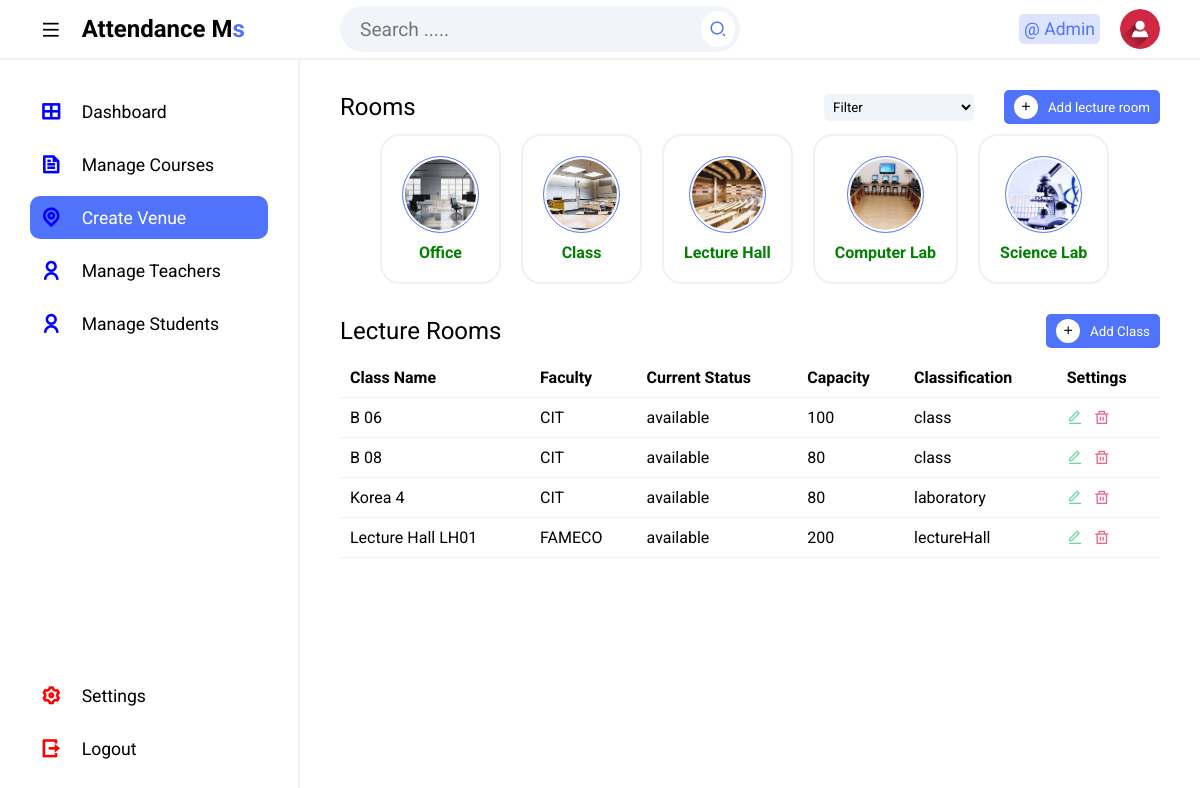
The app's page /Admin/createVenue.php (signed in) with its own data.
### tables this page shows
CREATE TABLE `tblvenue` (
  `ID` int(10) NOT NULL,
  `className` varchar(50) NOT NULL,
  `facultyCode` varchar(50) NOT NULL,
  `currentStatus` varchar(50) NOT NULL,
  `capacity` int(10) NOT NULL,
  `classification` varchar(50) NOT NULL,
  `dateCreated` date NOT NULL
);

### Admin/createVenue.php (the view, shortened to what this page needs)
<?php
include '../Includes/dbcon.php';
?>
<!DOCTYPE html>
<html lang="en">
<head>
  <link rel="stylesheet" href="css/styles.css">
  <link href="https://cdnjs.cloudflare.com/ajax/libs/remixicon/4.2.0/remixicon.css" rel="stylesheet">
</head>
<body>
<?php include 'includes/topbar.php'?>
<section class="main">
<?php include 'includes/sidebar.php';?>
 <div class="main--content">
 <div class="rooms">
                <div class="title">
                    <h2 class="section--title">Rooms</h2>
                    <div class="rooms--right--btns">
                        <select name="date" id="date" class="dropdown room--filter">
                            <option >Filter</option>
                        </select>
                        <button id="addClass1" class="add"><i class="ri-add-line"></i>Add lecture room</button>
                    </div>
                </div>
                <div class="rooms--cards">
                    <a href="#" class="room--card">
                        <div class="img--box--cover">
                            <div class="img--box">
                            <img src="img/office image.jpeg" alt="">
                            </div>
                        </div>
                        <p class="free">Office</p>
                    </a>
                    <a href="#" class="room--card">
                        <div class="img--box--cover">
                            <div class="img--box">
                            <img src="img/class.jpeg" alt="">
                            </div>
                        </div>
                        <p class="free">Class</p>
                    </a>
                    <a href="#" class="room--card">
                        <div class="img--box--cover">
                            <div class="img--box">
                                <img src="img/lecture hall.jpeg" alt="">
                            </div>
                        </div>
                        <p class="free">Lecture Hall</p>
                    </a>
                    <a href="#" class="room--card">
                        <div class="img--box--cover">
                            <div class="img--box">
                            <img src="img/computer lab.jpeg" alt="">
                            </div>
                        </div>
                        <p class="free">Computer Lab</p>
                    </a>
                    <a href="#" class="room--card">
                        <div class="img--box--cover">
                            <div class="img--box">
                            <img src="img/laboratory.jpeg" alt="">
                            </div>
                        </div>
                        <p class="free">Science Lab</p>
                    </a>
                </div>
            </div>
            <div class="table-container">
            <div class="title" id="addClass2">
                    <h2 class="section--title">Lecture Rooms</h2>
                    <button class="add"><i class="ri-add-line"></i>Add Class</button>
                </div>
                <div class="table">
                    <table>
                        <thead>
                            <tr>
                                <th>Class Name</th>
                                <th>Faculty</th>
                                <th>Current Status</th>
                                <th>Capacity</th>
                                <th>Classification</th>
                                <th>Settings</th>
                            </tr>
                        </thead>
                        <tbody>
                        <?php
                        $sql = "SELECT * FROM tblvenue";
                        $result = $conn->query($sql);
                        if ($result->num_rows > 0) {
                        while ($row = $result->fetch_assoc()) {
                            echo "<tr>";
                            echo "<td>" . $row["className"] . "</td>";
                            echo "<td>" . $row["facultyCode"] . "</td>";
                            echo "<td>" . $row["currentStatus"] . "</td>";
                            echo "<td>" . $row["capacity"] . "</td>";
                            echo "<td>" . $row["classification"] . "</td>";
                            echo "<td><span><i class='ri-edit-line edit'></i><i class='ri-delete-bin-line delete'></i></span></td>";
                            echo "</tr>";
                        }
                    } else {
                        echo "<tr><td colspan='6'>No records found</td></tr>";
                    }
                    ?>
                        </tbody>
                    </table>
                </div>
            </div>
 </div>
</section>
</body>
</html>

### Admin/Includes/topbar.php (shortened to what this page needs)
<?php
$fullName = "";
if (isset($_SESSION['userId'])) {
    $userId = $conn->real_escape_string($_SESSION['userId']);
    $query = "SELECT * FROM tbladmin WHERE Id = $userId";
    $rs = $conn->query($query);
    if ($rs) {
        $num = $rs->num_rows;
        if ($num > 0) {
            $row = $rs->fetch_assoc();
            $fullName = $row['firstName'] . " " . $row['lastName'];
                } else {
            echo "Admin not found";
        }
    } else {
        echo "Error: " . $conn->error;
    }
} else {
 header('location: ../index.php');
}
?>
<section class="header">
    <div class="logo">
        <i class="ri-menu-line icon icon-0 menu"></i>
        <h2>Attendance M<span>s</span></h2>
    </div>
    <div class="search--notification--profile">
        <div id="searchInput" class="search">
            <input type="text" id="searchText" placeholder="Search .....">
            <button onclick="searchItems()"><i class="ri-search-2-line"></i></button>
        </div>
        <div class="notification--profile">
            <div class="picon lock">
                @ <?php echo $fullName; ?>
            </div>
            <div class="picon profile">
                <img src="img/user.png" alt="">
            </div>
        </div>
    </div>
</section>

### Admin/Includes/sidebar.php (shortened to what this page needs)
<div class="sidebar">
            <ul class="sidebar--items">
                <li>
                    <a href="index.php">
                        <span class="icon icon-1"><i class="ri-layout-grid-line"></i></span>
                        <span class="sidebar--item">Dashboard</span>
                    </a>
                </li>
                <li>
                    <a href="createCourse.php">
                        <span class="icon icon-1"><i class="ri-file-text-line"></i></span>
                        <span class="sidebar--item">Manage Courses</span>
                    </a>
                </li>
                <li>
                    <a href="createVenue.php">
                        <span class="icon icon-1"><i class="ri-map-pin-line"></i></span>
                        <span class="sidebar--item" style="white-space: nowrap;">Create Venue</span>
                    </a>
                </li>
                <li>
                    <a href="createLecture.php">
                        <span class="icon icon-1"><i class="ri-user-line"></i></span>
                        <span class="sidebar--item">Manage Teachers</span>
                    </a>
                </li>
                <li>
                    <a href="createStudent.php">
                        <span class="icon icon-1"><i class="ri-user-line"></i></span>
                        <span class="sidebar--item">Manage Students</span>
                    </a>
                </li>
            </ul>
            <ul class="sidebar--bottom-items">
                <li>
                    <a href="#">
                        <span class="icon icon-2"><i class="ri-settings-3-line"></i></span>
                        <span class="sidebar--item">Settings</span>
                    </a>
                </li>
                <li>
                    <a href="../logout.php">
                        <span class="icon icon-2"><i class="ri-logout-box-r-line"></i></span>
                        <span class="sidebar--item">Logout</span>
                    </a>
                </li>
            </ul>
        </div>

### Admin/css/styles.css (style rules this page uses)
* { margin: 0; padding: 0; box-sizing: border-box; font-family: 'Roboto', sans-serif; }
body { position: relative; width: 100%; }
.header { height: 60px; width: 100%; display: flex; align-items: center; border-bottom: 2px solid #f1f1f1; }
.logo { display: flex; align-items: center; width: 300px; padding-left: 40px; }
.logo span { color: #5073fb; }
.search--notification--profile { display: flex; align-items: center; justify-content: space-between; width: calc(100% - 300px); padding: 0 40px; }
.search { background-color: #f1f4f8; border-radius: 50px; width: 400px; padding: 5px; display: flex; align-items: center; justify-content: space-between; }
.search input { background-color: transparent; outline: none; border: none; text-indent: 15px; width: 85%; font-size:1.2em; }
.search button { outline: none; border: none; border-radius: 50%; background-color: #fff; padding: 8px; display: flex; align-items: center; justify-content: center; }
.search button i { font-size: 1.1rem; color: #5073fb; }
.notification--profile { display: flex; align-items: center; }
.picon { margin-left: 20px; font-size: 1.1rem; padding: 5px; border-radius: 5px; }
.lock { color: #5073fb; background-color: rgba(80, 115, 251, .2); }
.profile { position: relative; width: 40px; height: 40px; border-radius: 50%; overflow: hidden; }
img { position: absolute; top: 0; left: 0; width: 100%; height: 100%; object-fit: cover; }
.main { position: relative; width: 100%; min-height: calc(100vh - 60px); }
.sidebar { position: absolute; height:300px; top: 0; left: 0; height: 100%; width: 300px; background-color: #fff; padding: 30px; display: flex; flex-direction: column; justify-content: space-between; border-right: 2px solid #f1f1f1; transition: .3s; }
li { list-style: none; }
a { text-decoration: none; }
.sidebar--items a, .sidebar--bottom-items a { display: flex; align-items: center; margin-bottom: 10px; font-size: 1.1rem; color: #000; padding: 10px; border-radius: 10px; }
#active--link { background-color: #5073fb; color: #fff; }
.sidebar--bottom-items li:last-child a { margin-bottom: 0; }
.icon { position: relative; display: flex; align-items: center; justify-content: center; margin-right: 20px; font-size: 1.3rem; }
.icon-1 { color: blue; font-weight:bold; }
.icon-2 { color: red; font-weight:bold; }
thead { position:sticky; top:0; background-color:white; padding:20px; }
.main--content { position: absolute; top: 0; right: 0; height: 100%; width: calc(100% - 300px); padding: 0 40px; transition: .3s; }
.title { display: flex; align-items: center; justify-content: space-between; margin-bottom: 10px; margin-top: 30px; }
.section--title { font-weight: 400; }
.dropdown { outline: none; border: none; background-color: #f1f4f8; border-radius: 5px; width: 150px; padding: 5px; }
.rooms--right--btns { display: flex; align-items: center; gap: 30px; }
.add { display: flex; align-items: center; padding: 5px 10px; outline: none; border: none; background-color: #5073fb; color: #fff; border-radius: 5px; cursor: pointer; transition: .3s; }
.add i { margin-right: 10px; padding: 5px; background-color: #fff; border-radius: 50%; color: #000; }
.rooms--cards { display: flex; gap: 20px; padding-left:2.5rem; }
.room--card { padding: 20px; border-radius: 20px; height: auto; transition: .3s; border: 2px solid #f1f1f1; display: flex; flex-direction: column; align-items: center; font-size: .8rem; }
.img--box--cover { border: 1px solid #5073fb; padding: 2px; border-radius: 50%; display: inline-block; margin-bottom: 10px; }
.img--box { position: relative; width: 71px; height: 71px; overflow: hidden; border-radius: 50%; }
.free { color:green; font-weight:bold; font-size:1rem; }
.table-container { margin-bottom: 20px; }
.table { height: 200px; overflow-y: scroll; }
table { width: 100%; text-align: left; border-collapse: collapse; }
tr { border-bottom: 1px solid #f1f1f1; }
td, th { padding-block: 10px; padding:10px; }
.edit { color: #70d7a5; margin-right: 10px; }
.delete { color: #e86786; }
@media screen and (max-width:1350px) { .cards, .rooms--cards { overflow-x: hidden; } }

### records on screen
tblvenue: className "B 06", facultyCode "CIT", currentStatus "available", capacity "100", classification "class"
tblvenue: className "B 08", facultyCode "CIT", currentStatus "available", capacity "80", classification "class"
tblvenue: className "Korea 4", facultyCode "CIT", currentStatus "available", capacity "80", classification "laboratory"
tblvenue: className "Lecture Hall LH01", facultyCode "FAMECO", currentStatus "available", capacity "200", classification "lectureHall"

### other values on screen
$fullName "Admin"
